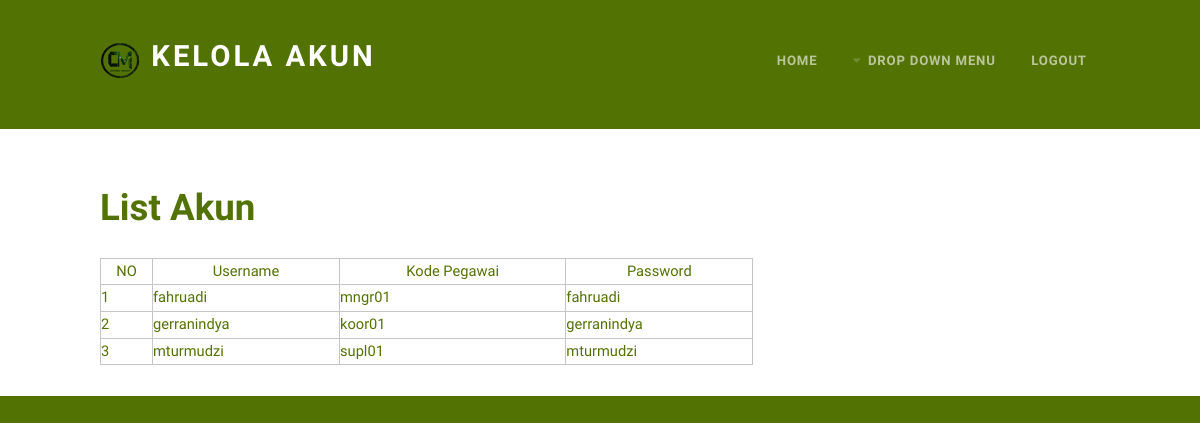
The app's page /Koordinator/lihat_akun.php, older data.
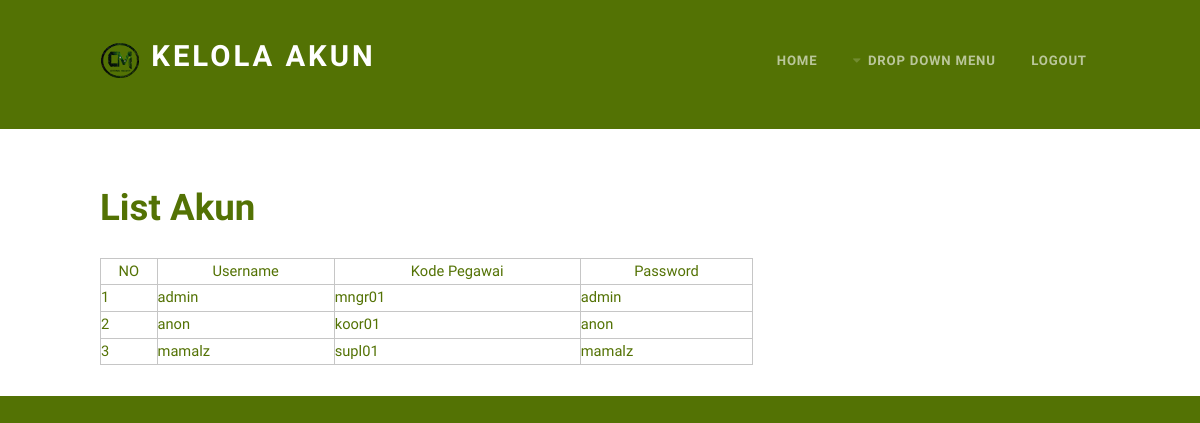
The same page, newer data.
### tables this page shows
CREATE TABLE `akun` (
  `username` varchar(15) NOT NULL,
  `kode_pegawai` varchar(20) NOT NULL,
  `password` varchar(15) NOT NULL
);

### Koordinator/lihat_akun.php (the view, shortened to what this page needs)
<!DOCTYPE HTML>
<html>
	<head>
		<link rel="stylesheet" href="../assets/css/main.css" />
	</head>
	<body class="homepage">
		<div id="page-wrapper">
				<div id="header">
					<div class="container">
							<div id="logo">
								<span class="pennant"><img src="../images/b.png" alt="" /></span></span>
								<h1><a href="lihat_akun.php">Kelola Akun</a></h1>
							</div>
							<nav id="nav">
								<ul>
									<li><a href="../index.php">Home</a></li>
									<li>
										<a href="#" class="icon fa-caret-down">Drop Down Menu</a>
									</li>
									<li><a href="../logout.php">Logout</a></li>
								</ul>
							</nav>
					</div>
				</div>
				<div id="main">
					<section class="container">
						<div class="row">
							<section class="8u 12u(mobile)">
								<h2>List Akun</h2>
								<table>
									<tr>
										<th>NO</th>
										<th>Username</th>
										<th>Kode Pegawai</th>
										<th>Password</th>
									</tr>
									<?php
										include '../koneksi.php';
										$query=mysqli_query($connect, "select * from akun");
										$no=1;
										foreach ($query as $row) {
											echo "<tr>
												<td>$no</td>
												<td>".$row['username']."</td>
												<td>".$row['kode_pegawai']."</td>
												<td>".$row['password']."</td>
											</tr>";
											$no++;
										}
									?>
								</table>
							</section>
						</div>
					</section>
				</div>
		</div>
	</body>
</html>

### assets/css/main.css (style rules this page uses)
html, body, div, span, applet, object, iframe, h1, h2, h3, h4, h5, h6, p, blockquote, pre, a, abbr, acronym, address, big, cite, code, del, dfn, em, img, ins, kbd, q, s, samp, small, strike, strong, sub, sup, tt, var, b, u, i, center, dl, dt, dd, ol, ul, li, fieldset, form, label, legend, table, caption, tbody, tfoot, thead, tr, th, td, article, aside, canvas, details, embed, figure, figcaption, footer, header, hgroup, menu, nav, output, ruby, section, summary, time, mark, audio, video { margin: 0; padding: 0; border: 0; font-size: 100%; font: inherit; vertical-align: baseline; }
article, aside, details, figcaption, figure, footer, header, hgroup, menu, nav, section { display: block; }
body { line-height: 1; }
ol, ul { list-style: none; }
table { border-collapse: collapse; border-spacing: 0; }
body { -webkit-text-size-adjust: none; }
*, *:before, *:after { -moz-box-sizing: border-box; -webkit-box-sizing: border-box; box-sizing: border-box; }
.container { margin-left: auto; margin-right: auto; }
.container { width: 1200px; }
@media screen and (max-width: 1280px) { .container { width: 1000px; } }
.row { border-bottom: solid 1px transparent; -moz-box-sizing: border-box; -webkit-box-sizing: border-box; box-sizing: border-box; }
.row > * { float: left; -moz-box-sizing: border-box; -webkit-box-sizing: border-box; box-sizing: border-box; }
.row:after, .row:before { content: ''; display: block; clear: both; height: 0; }
.row > * { padding: 40px 0 0 40px; }
.row { margin: -40px 0 -1px -40px; }
.\38 u, .\38 u\24 { width: 66.6666666667%; clear: none; margin-left: 0; }
@media screen and (max-width: 1280px) { .row > * { padding: 40px 0 0 40px; } }
@media screen and (max-width: 1280px) { .row { margin: -40px 0 -1px -40px; } }
body { background: #537204; color: #537204; font-family: 'Source Sans Pro', sans-serif; font-size: 12pt; font-weight: 300; line-height: 1.75em; }
h1, h2, h3, h4, h5, h6 { font-weight: 700; }
h1 a, h2 a, h3 a, h4 a, h5 a, h6 a { color: inherit; text-decoration: none; }
a { -moz-transition: color 0.35s ease-in-out, border-bottom-color 0.35s ease-in-out; -webkit-transition: color 0.35s ease-in-out, border-bottom-color 0.35s ease-in-out; -ms-transition: color 0.35s ease-in-out, border-bottom-color 0.35s ease-in-out; transition: color 0.35s ease-in-out, border-bottom-color 0.35s ease-in-out; outline: 0; color: #019FE1; }
p, ul, ol, dl, table { margin-bottom: 1em; color: 555; }
section, article { margin-bottom: 3em; }
section > :last-child, section:last-child, article > :last-child, article:last-child { margin-bottom: 0; }
.row > section, .row > article { margin-bottom: 0; }
table { width: 100%; }
.icon { text-decoration: none; }
.icon:before { display: inline-block; font-family: FontAwesome; font-size: 1.25em; text-decoration: none; font-style: normal; font-weight: normal; line-height: 1; -webkit-font-smoothing: antialiased; -moz-osx-font-smoothing: grayscale; }
#header { padding: 1.5em 0em 1em 0em; }
#header .container { position: relative; }
#logo h1 a { position: absolute; margin: 0; top: 0.75em; padding-left: 1.75em; letter-spacing: 0.10em; text-decoration: none; text-transform: uppercase; display: block; font-size: 2em; font-weight: 700; color: #FFF; }
#logo .pennant { position: relative; top: 1.2em; display: inline-block; margin: 0em 0em 3em 0em; text-align: center; }
#nav { position: absolute; right: 0; top: 1.5em; }
#nav > ul > li { float: left; }
#nav > ul > li:last-child { padding-right: 0; }
#nav > ul > li > a, #nav > ul > li > span { display: block; margin-left: 0.7em; padding: 0.30em 1em; letter-spacing: 0.06em; text-transform: uppercase; text-decoration: none; font-weight: 700; font-size: 0.9em; outline: 0; color: #aaa; color: rgba(255, 255, 255, 0.6); }
#nav > ul > li > a.icon:before, #nav > ul > li > span.icon:before { display: inline-block; padding-right: 0.5em; opacity: 0.3; font-size: 1em; }
#main { position: relative; padding: 2em 0em; background: #fff; }
#main h2 { font-size: 2.5em; padding: 1em 0em; }
@media screen and (max-width: 1280px) { body, input, textarea, select { font-size: 11pt; } }

### Koordinator/lihat_akun.php (style rules this page uses)
table, td, th { border: 1px solid #C6C6C6; }

Row changes from the older to the newer data that the page shows:
removed akun: username "fahruadi", kode_pegawai "mngr01", password "fahruadi"
removed akun: username "gerranindya", kode_pegawai "koor01", password "gerranindya"
removed akun: username "mturmudzi", kode_pegawai "supl01", password "mturmudzi"
added akun: username "admin", kode_pegawai "mngr01", password "admin"
added akun: username "anon", kode_pegawai "koor01", password "anon"
added akun: username "mamalz", kode_pegawai "supl01", password "mamalz"
